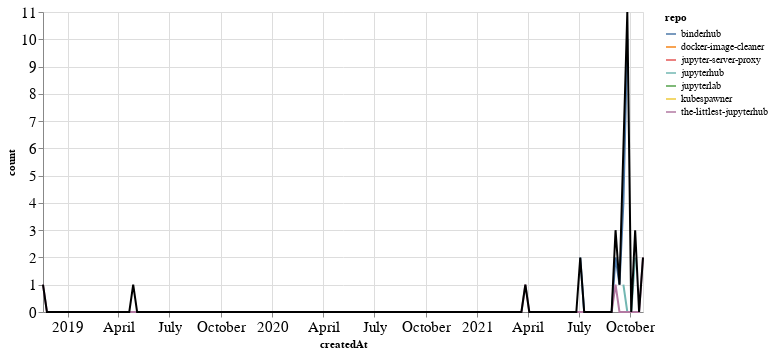

Notebook source saved alongside this figure:
### Markdown cell above
### PRs

### Code cell
prs_time = prs.groupby('repo').resample('W', on='createdAt').count()['author'].reset_index()
prs_time = prs_time.rename(columns={'author': 'count'})
prs_time_total = prs_time.groupby('createdAt').agg({"count": "sum"}).reset_index()

ch1 = alt.Chart(prs_time, width=600).mark_line().encode(
    x='createdAt',
    y='count',
    color='repo',
    tooltip="repo"
)

ch2 = alt.Chart(prs_time_total, width=600).mark_line(color="black").encode(
    x='createdAt',
    y='count',
)

ch1 + ch2

### Figure 1 — Vega-Lite specification as saved in the notebook (floating-point values rounded to 4 significant figures; data arrays with more than 128 entries replaced by an {"elided": "..."} marker saying what was removed)
{"config": {"axisLeft": {"labelFontSize": 15}, "axisBottom": {"labelFontSize": 15}}, "layer": [{"data": {"name": "data-951cb0375980336d05b6303223b77234"}, "mark": "line", "encoding": {"color": {"type": "nominal", "field": "repo"}, "tooltip": {"type": "nominal", "field": "repo"}, "x": {"type": "temporal", "field": "createdAt"}, "y": {"type": "quantitative", "field": "count"}}, "width": 600}, {"data": {"name": "data-a19787fe7f1aad7934ff4797d525c201"}, "mark": {"type": "line", "color": "black"}, "encoding": {"x": {"type": "temporal", "field": "createdAt"}, "y": {"type": "quantitative", "field": "count"}}, "width": 600}], "$schema": "https://vega.github.io/schema/vega-lite/v4.8.1.json", "datasets": {"data-951cb0375980336d05b6303223b77234": {"elided": "175 records"}, "data-a19787fe7f1aad7934ff4797d525c201": {"elided": "154 records"}}}
